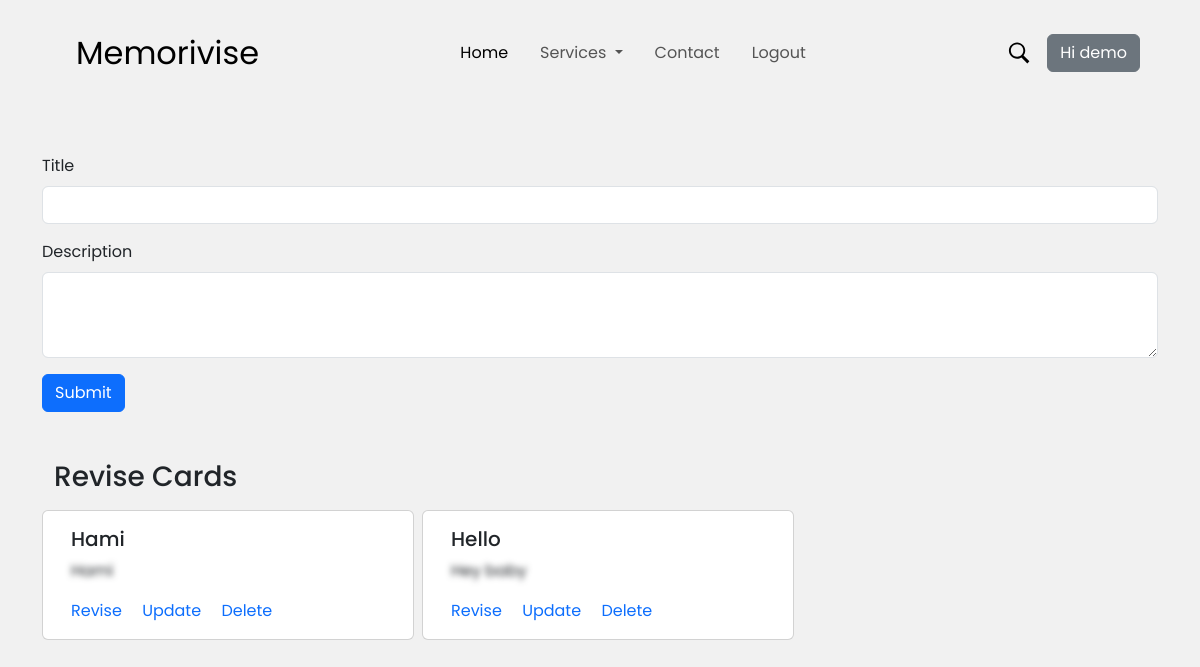
The page /revise (signed in) on the database its author committed.
### memorivise/models.py (models this page shows, shortened)
class User(db.Model, UserMixin):
    id = db.Column(db.Integer, primary_key=True)
    email = db.Column(db.String(200), unique=True)
    username = db.Column(db.String(200), unique=True)
    password = db.Column(db.String(200))
    revise = db.relationship('Revise')

class Revise(db.Model):
    id = db.Column(db.Integer, primary_key=True)
    title = db.Column(db.String(200), nullable=False)
    description = db.Column(db.String(500), nullable=False)
    date = db.Column(db.DateTime, default=datetime.utcnow)
    user_id = db.Column(db.Integer, db.ForeignKey('user.id'))

### memorivise/views.py (the view)
@views.route("/revise", methods=['POST', 'GET'])
@login_required
def revise():
    if request.method == 'POST':
        revise_title = request.form['title']
        revise_description = request.form['description']
        new_revise = Revise(title=revise_title, description=revise_description)
        try:
            db.session.add(new_revise)
            db.session.commit()
            return redirect('/revise')
        except:
            return "there was some problem adding the content."
    else:
        revisions = Revise.query.order_by(Revise.date).all()
        return render_template('revise.html', revisions=revisions, user=current_user)

### memorivise/__init__.py (called while the page is built)
def app():
    app = Flask(__name__)
    app.config['SECRET_KEY'] = "noidea"
    app.config["SQLALCHEMY_DATABASE_URI"] = f"sqlite:///{DB_NAME}"
    db.init_app(app)
    from .views import views
    from .auth import auth
    app.register_blueprint(views, url_prefix="/")
    app.register_blueprint(auth, url_prefix="/")
    from .models import Revise, User
    with app.app_context():
        db.create_all()
    login_manager = LoginManager()
    login_manager.login_view = "auth.login"
    login_manager.init_app(app)
    @login_manager.user_loader
    def load_user(id):
        return User.query.get(int(id))
    return app

### memorivise/templates/revise.html (shortened to what this page needs)
{% extends 'base.html' %}  {% block body %}
<div class="container">
  <form class="mt-5" method="POST" action="/revise">
    <div class="mb-3">
      <label for="title" class="form-label">Title</label>
      <input
        type="text"
        class="form-control"
        name="title"
        id="title"
        aria-describedby=""
        autocomplete="off"
      />
    </div>
    <div class="mb-3">
      <label for="decsription" class="form-label">Description</label>
      <textarea
        class="form-control"
        name="description"
        id="description"
        rows="3"
      ></textarea>
    </div>
    <button type="submit" id="submit" class="btn btn-primary">Submit</button>
  </form>
  <div class="revive-card-container my-5 container">
    <h3>Revise Cards</h3>
    <div class="revise-cards mt-3">
      <div class="row card-row d-flex">
        {% if revisions|length < 1 %}
        <h6 class="lead">there are no saved cards available.</h6>
        {% else%} {% for revision in revisions %}
        <div class="card me-2 mb-4 col-lg-4">
          <div class="card-body">
            <h5 class="card-title">{{ revision.title }}</h5>
            <p class="card-text card-desc" style="filter: blur(3px)">
              {{ revision.description }}
            </p>
            <a
              class="card-link"
              id="revise_test"
              data-bs-toggle="modal"
              data-bs-target="#exampleModal"
              data-toggle="modal"
              data-target="#exampleModal"
              style="cursor:pointer"
              >Revise</a
            >
            <a href="revise/update/{{revision.id}}" class="card-link">Update</a>
            <a href="revise/delete/{{revision.id}}" class="card-link">Delete</a>
          </div>
        </div>
        {% endfor %} {% endif %}
      </div>
    </div>
  </div>
</div>
{% endblock %}

### memorivise/templates/base.html (shortened to what this page needs)
<!DOCTYPE html>
<html lang="en">
  <head>
    <link
      href="https://cdn.jsdelivr.net/npm/bootstrap@5.3.0-alpha1/dist/css/bootstrap.min.css"
      rel="stylesheet"
    />
    <link rel="stylesheet" href="../static/css/style.css" />
  </head>
  <body>
    <header>
    <nav class="navbar navbar-expand-lg px-5 py-4">
      <div class="container-fluid d-flex justify-content-between">
        <a class="navbar-brand mx-3 fs-2" href="/"> Memorivise </a>
        <div class="collapse navbar-collapse" id="navbarSupportedContent">
          {% if user.is_authenticated %}
          <ul class="navbar-nav mx-auto mb-2 mb-lg-0">
            <li class="nav-item me-3">
              <a class="nav-link active" aria-current="page" href="/">Home</a>
            </li>
            <li class="nav-item me-3 dropdown">
              <a
                class="nav-link dropdown-toggle"
                href="#"
                role="button"
                data-bs-toggle="dropdown"
                aria-expanded="false"
              >
                Services
              </a>
            </li>
            <li class="nav-item me-3">
              <a class="nav-link" href="/contact">Contact</a>
            </li>
            <li class="nav-item me-3">
              <a class="nav-link" href="/logout">Logout</a>
            </li>
          </ul>
          <div class="search-icon" id="search-icon">
          </div>
          <div id="user_name" class="ms-3">
            <button class="btn btn-secondary">Hi {{ user.username }}</button>
          </div>
          {% endif %}
        </div>
      </div>
   </nav>
  </header>
    {% block body %} {%
    endblock %}
  </body>
</html>

### memorivise/static/css/style.css (style rules this page uses)
* { padding: 0; margin: 0; box-sizing: border-box; font-family: "Poppins", sans-serif; }
body { background-color: #f1f1f1; }
a { text-decoration: none; }

### rows shown on the page
User: username "demo"
Revise: title "Hami", description "Hami"
Revise: title "Hello", description "Hey baby"
